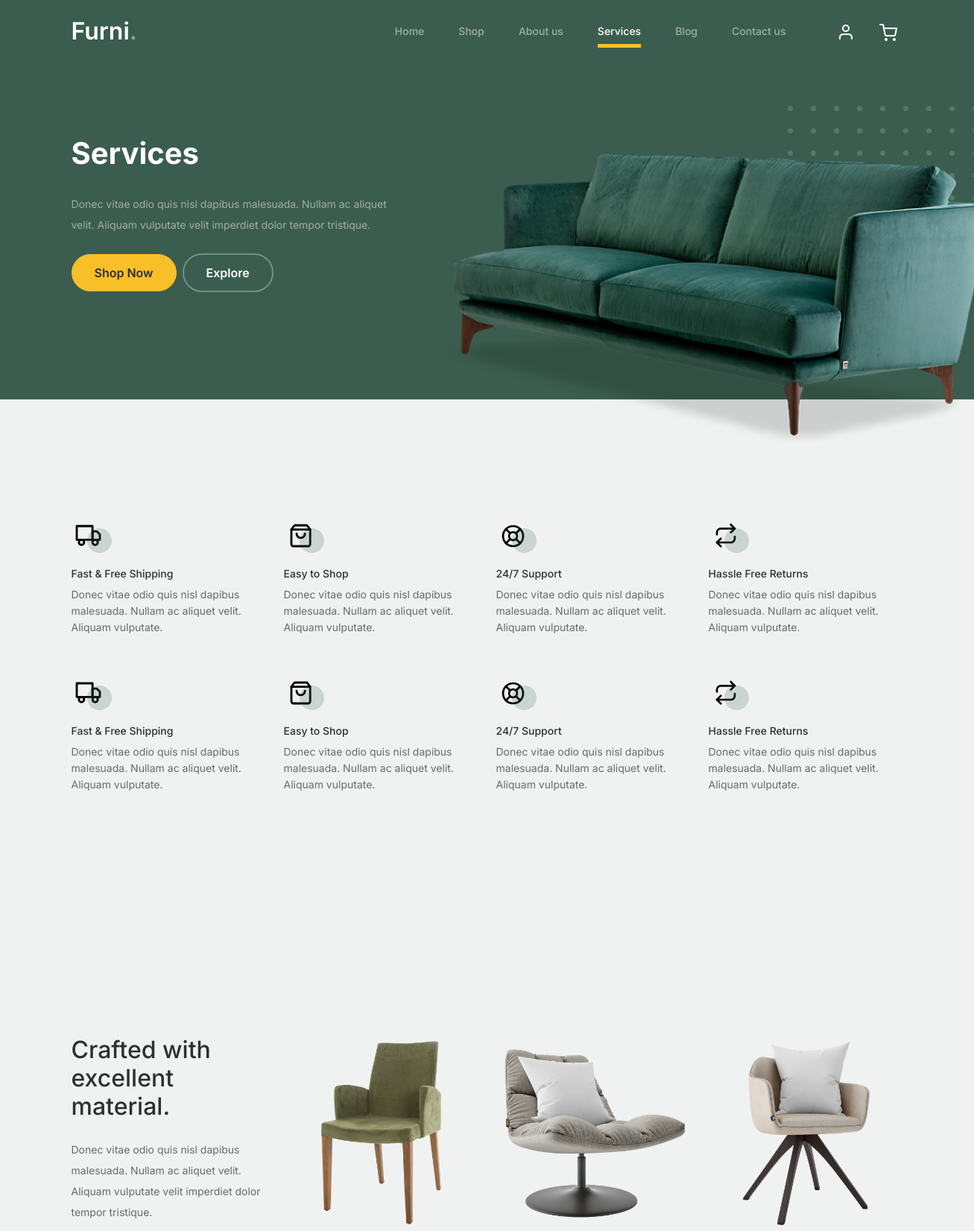
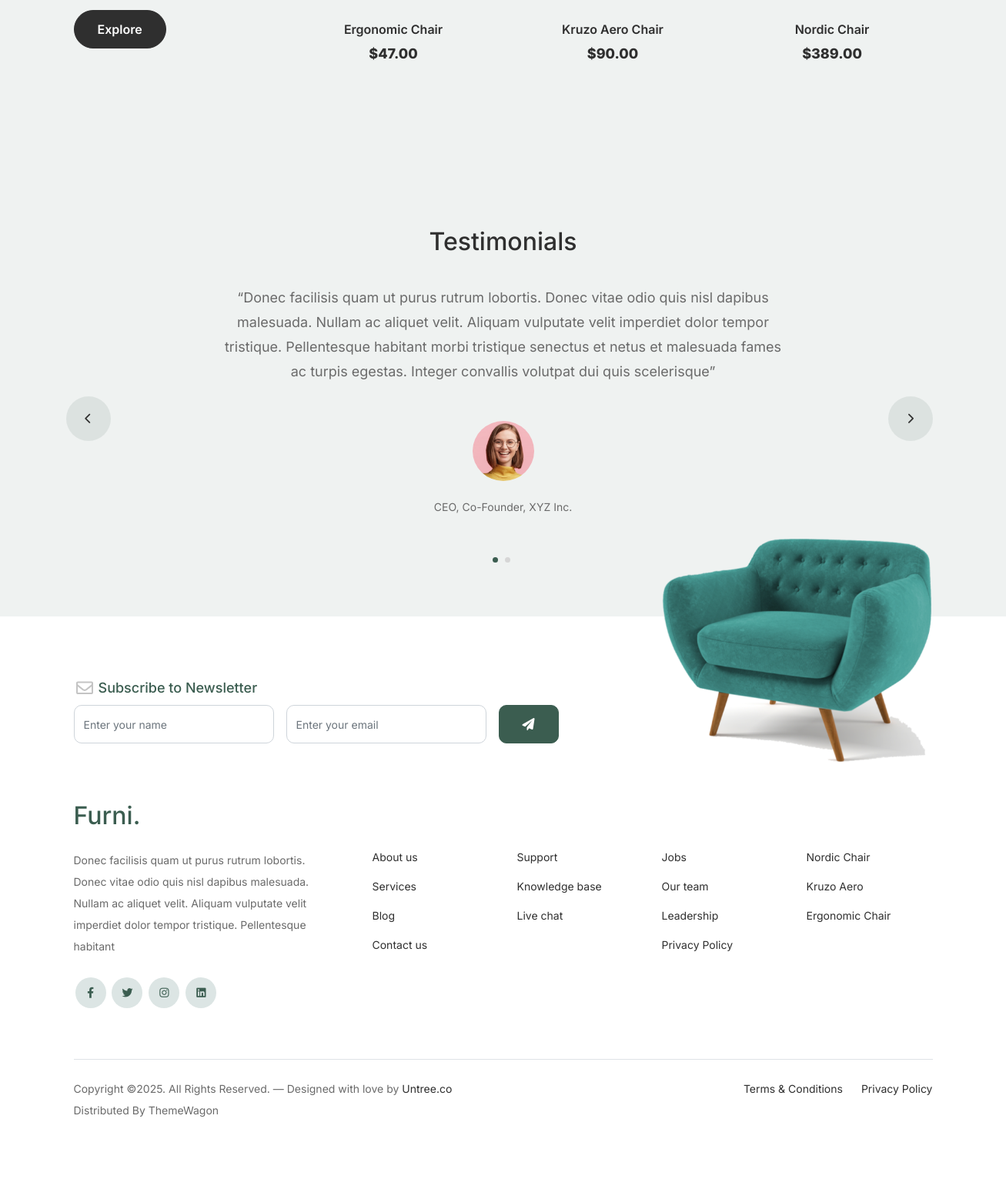
Page /services/ on the committed database (2 pictures, top to bottom).
### core/models.py (models this page shows, shortened)
class Product(models.Model):
    name = models.CharField(max_length=255)
    price = models.DecimalField(decimal_places=2, max_digits=10)
    image = models.ImageField(upload_to='products/')
    short_description = models.TextField(null=True, blank=True)

class Testimonial(models.Model):
    user = models.ForeignKey(User, on_delete=models.CASCADE, related_name='testimonials')
    job = models.CharField(max_length=50)
    review = models.TextField()
    image = models.ImageField(upload_to='testimonials/', null=True, blank=True)

### core/views.py (the view)
# urls.py: path('services/', service_view, name='services'),
def service_view(request):
    context = {
        'products': Product.objects.all().order_by('-id')[:3],
        'testimonials': Testimonial.objects.select_related('user').all()
    }
    return render(request, 'core/services.html', context)

### templates/core/services.html (shortened to what this page needs)
{% load static %}
<!doctype html>
<html lang="en">
<head>
		<link href="{% static 'css/bootstrap.min.css' %}" rel="stylesheet">
		<link href="https://cdnjs.cloudflare.com/ajax/libs/font-awesome/6.0.0-beta3/css/all.min.css" rel="stylesheet">
		<link href="{% static 'css/tiny-slider.css' %}" rel="stylesheet">
		<link href="{% static 'css/style.css' %}" rel="stylesheet">
	</head>
	<body>
		<nav class="custom-navbar navbar navbar navbar-expand-md navbar-dark bg-dark" arial-label="Furni navigation bar">
			<div class="container">
				<a class="navbar-brand" href="{% url 'home' %}">Furni<span>.</span></a>
				<div class="collapse navbar-collapse" id="navbarsFurni">
					<ul class="custom-navbar-nav navbar-nav ms-auto mb-2 mb-md-0">
						<li class="nav-item">
							<a class="nav-link" href="{% url 'home' %}">Home</a>
						</li>
						<li><a class="nav-link" href="{% url 'shop' %}">Shop</a></li>
						<li><a class="nav-link" href="{% url 'about' %}">About us</a></li>
						<li class="active"><a class="nav-link" href="{% url 'services' %}">Services</a></li>
						<li><a class="nav-link" href="{% url 'blog' %}">Blog</a></li>
						<li><a class="nav-link" href="{% url 'contact' %}">Contact us</a></li>
					</ul>
					<ul class="custom-navbar-cta navbar-nav mb-2 mb-md-0 ms-5">
						<li><a class="nav-link" href="{% if request.user.username %} {% url 'logout' %} {% else %} {% url 'login' %} {% endif %}"><img src="{% static 'images/user.svg' %}"></a></li>
						<li><a class="nav-link" href="{% url 'cart' %}"><img src="{% static 'images/cart.svg' %}"></a></li>
					</ul>
				</div>
			</div>
		</nav>
			<div class="hero">
				<div class="container">
					<div class="row justify-content-between">
						<div class="col-lg-5">
							<div class="intro-excerpt">
								<h1>Services</h1>
								<p class="mb-4">Donec vitae odio quis nisl dapibus malesuada. Nullam ac aliquet velit. Aliquam vulputate velit imperdiet dolor tempor tristique.</p>
								<p><a href="" class="btn btn-secondary me-2">Shop Now</a><a href="#" class="btn btn-white-outline">Explore</a></p>
							</div>
						</div>
						<div class="col-lg-7">
							<div class="hero-img-wrap">
								<img src="{% static 'images/couch.png' %}" class="img-fluid">
							</div>
						</div>
					</div>
				</div>
			</div>
		<div class="why-choose-section">
			<div class="container">
				<div class="row my-5">
					<div class="col-6 col-md-6 col-lg-3 mb-4">
						<div class="feature">
							<div class="icon">
								<img src="{% static 'images/truck.svg' %}" alt="Image" class="imf-fluid">
							</div>
							<h3>Fast &amp; Free Shipping</h3>
							<p>Donec vitae odio quis nisl dapibus malesuada. Nullam ac aliquet velit. Aliquam vulputate.</p>
						</div>
					</div>
					<div class="col-6 col-md-6 col-lg-3 mb-4">
						<div class="feature">
							<div class="icon">
								<img src="{% static 'images/bag.svg' %}" alt="Image" class="imf-fluid">
							</div>
							<h3>Easy to Shop</h3>
							<p>Donec vitae odio quis nisl dapibus malesuada. Nullam ac aliquet velit. Aliquam vulputate.</p>
						</div>
					</div>
					<div class="col-6 col-md-6 col-lg-3 mb-4">
						<div class="feature">
							<div class="icon">
								<img src="{% static 'images/support.svg' %}" alt="Image" class="imf-fluid">
							</div>
							<h3>24/7 Support</h3>
							<p>Donec vitae odio quis nisl dapibus malesuada. Nullam ac aliquet velit. Aliquam vulputate.</p>
						</div>
					</div>
					<div class="col-6 col-md-6 col-lg-3 mb-4">
						<div class="feature">
							<div class="icon">
								<img src="{% static 'images/return.svg' %}" alt="Image" class="imf-fluid">
							</div>
							<h3>Hassle Free Returns</h3>
							<p>Donec vitae odio quis nisl dapibus malesuada. Nullam ac aliquet velit. Aliquam vulputate.</p>
						</div>
					</div>
					<div class="col-6 col-md-6 col-lg-3 mb-4">
						<div class="feature">
							<div class="icon">
								<img src="{% static 'images/truck.svg' %}" alt="Image" class="imf-fluid">
							</div>
							<h3>Fast &amp; Free Shipping</h3>
							<p>Donec vitae odio quis nisl dapibus malesuada. Nullam ac aliquet velit. Aliquam vulputate.</p>
						</div>
					</div>
					<div class="col-6 col-md-6 col-lg-3 mb-4">
						<div class="feature">
							<div class="icon">
								<img src="{% static 'images/bag.svg' %}" alt="Image" class="imf-fluid">
							</div>
							<h3>Easy to Shop</h3>
							<p>Donec vitae odio quis nisl dapibus malesuada. Nullam ac aliquet velit. Aliquam vulputate.</p>
						</div>
					</div>
					<div class="col-6 col-md-6 col-lg-3 mb-4">
						<div class="feature">
							<div class="icon">
								<img src="{% static 'images/support.svg' %}" alt="Image" class="imf-fluid">
							</div>
							<h3>24/7 Support</h3>
							<p>Donec vitae odio quis nisl dapibus malesuada. Nullam ac aliquet velit. Aliquam vulputate.</p>
						</div>
					</div>
					<div class="col-6 col-md-6 col-lg-3 mb-4">
						<div class="feature">
							<div class="icon">
								<img src="{% static 'images/return.svg' %}" alt="Image" class="imf-fluid">
							</div>
							<h3>Hassle Free Returns</h3>
							<p>Donec vitae odio quis nisl dapibus malesuada. Nullam ac aliquet velit. Aliquam vulputate.</p>
						</div>
					</div>
				</div>
			</div>
		</div>
		<div class="product-section">
			<div class="container">
				<div class="row">
					<div class="col-md-12 col-lg-3 mb-5 mb-lg-0">
						<h2 class="mb-4 section-title">Crafted with excellent material.</h2>
						<p class="mb-4">Donec vitae odio quis nisl dapibus malesuada. Nullam ac aliquet velit. Aliquam vulputate velit imperdiet dolor tempor tristique. </p>
						<p><a href="{% url 'shop' %}" class="btn">Explore</a></p>
					</div>
                        {% for product in products %}
					        <div class="col-12 col-md-4 col-lg-3 mb-5 mb-md-0">
						<a class="product-item" href="{% url 'cart' %}?product_id={{ product.id }}&action=plus">
							<img src="{{ product.image.url }}" class="img-fluid product-thumbnail">
							<h3 class="product-title">{{ product.name }}</h3>
							<strong class="product-price">${{ product.price }}</strong>
						</a>
					</div>
                        {% endfor %}
				</div>
			</div>
		</div>
		<div class="testimonial-section">
			<div class="container">
				<div class="row">
					<div class="col-lg-7 mx-auto text-center">
						<h2 class="section-title">Testimonials</h2>
					</div>
				</div>
				<div class="row justify-content-center">
					<div class="col-lg-12">
						<div class="testimonial-slider-wrap text-center">
							<div id="testimonial-nav">
								<span class="prev" data-controls="prev"><span class="fa fa-chevron-left"></span></span>
								<span class="next" data-controls="next"><span class="fa fa-chevron-right"></span></span>
							</div>
							<div class="testimonial-slider">
								{% for testimonial in testimonials %}
								    <div class="item">
									<div class="row justify-content-center">
										<div class="col-lg-8 mx-auto">
											<div class="testimonial-block text-center">
												<blockquote class="mb-5">
													<p>&ldquo;{{ testimonial.review }}&rdquo;</p>
												</blockquote>
												<div class="author-info">
													<div class="author-pic">
														<img src="{{ testimonial.image.url }}" alt="Maria Jones" class="img-fluid">
													</div>
													<span class="position d-block mb-3">CEO, Co-Founder, XYZ Inc.</span>
												</div>
											</div>
										</div>
									</div>
								</div>
								{% endfor %}
							</div>
						</div>
					</div>
				</div>
			</div>
		</div>
		<footer class="footer-section">
			<div class="container relative">
				<div class="sofa-img">
					<img src="{% static 'images/sofa.png' %}" alt="Image" class="img-fluid">
				</div>
				<div class="row">
					<div class="col-lg-8">
						<div class="subscription-form">
							<h3 class="d-flex align-items-center"><span class="me-1"><img src="{% static 'images/envelope-outline.svg' %}" alt="Image" class="img-fluid"></span><span>Subscribe to Newsletter</span></h3>
							<form action="{% url 'home' %}?page=services" class="row g-3" method="post">
								<div class="col-auto">
									<input type="text" class="form-control" placeholder="Enter your name" name="name">
								</div>
								<div class="col-auto">
									<input type="email" class="form-control" placeholder="Enter your email" name="email">
								</div>
								<div class="col-auto">
									<button class="btn btn-primary" type="submit">
										<span class="fa fa-paper-plane"></span>
									</button>
								</div>
							</form>
						</div>
					</div>
				</div>
				<div class="row g-5 mb-5">
					<div class="col-lg-4">
						<div class="mb-4 footer-logo-wrap"><a href="#" class="footer-logo">Furni<span>.</span></a></div>
						<p class="mb-4">Donec facilisis quam ut purus rutrum lobortis. Donec vitae odio quis nisl dapibus malesuada. Nullam ac aliquet velit. Aliquam vulputate velit imperdiet dolor tempor tristique. Pellentesque habitant</p>
						<ul class="list-unstyled custom-social">
							<li><a href="#"><span class="fa fa-brands fa-facebook-f"></span></a></li>
							<li><a href="#"><span class="fa fa-brands fa-twitter"></span></a></li>
							<li><a href="#"><span class="fa fa-brands fa-instagram"></span></a></li>
							<li><a href="#"><span class="fa fa-brands fa-linkedin"></span></a></li>
						</ul>
					</div>
					<div class="col-lg-8">
						<div class="row links-wrap">
							<div class="col-6 col-sm-6 col-md-3">
								<ul class="list-unstyled">
									<li><a href="#">About us</a></li>
									<li><a href="#">Services</a></li>
									<li><a href="#">Blog</a></li>
									<li><a href="#">Contact us</a></li>
								</ul>
							</div>
							<div class="col-6 col-sm-6 col-md-3">
								<ul class="list-unstyled">
									<li><a href="#">Support</a></li>
									<li><a href="#">Knowledge base</a></li>
									<li><a href="#">Live chat</a></li>
								</ul>
							</div>
							<div class="col-6 col-sm-6 col-md-3">
								<ul class="list-unstyled">
									<li><a href="#">Jobs</a></li>
									<li><a href="#">Our team</a></li>
									<li><a href="#">Leadership</a></li>
									<li><a href="#">Privacy Policy</a></li>
								</ul>
							</div>
							<div class="col-6 col-sm-6 col-md-3">
								<ul class="list-unstyled">
									<li><a href="#">Nordic Chair</a></li>
									<li><a href="#">Kruzo Aero</a></li>
									<li><a href="#">Ergonomic Chair</a></li>
								</ul>
							</div>
						</div>
					</div>
				</div>
				<div class="border-top copyright">
					<div class="row pt-4">
						<div class="col-lg-6">
							<p class="mb-2 text-center text-lg-start">Copyright &copy;. All Rights Reserved. &mdash; Designed with love by <a href="https://untree.co">Untree.co</a> Distributed By <a hreff="https://themewagon.com">ThemeWagon</a>
            </p>
						</div>
						<div class="col-lg-6 text-center text-lg-end">
							<ul class="list-unstyled d-inline-flex ms-auto">
								<li class="me-4"><a href="#">Terms &amp; Conditions</a></li>
								<li><a href="#">Privacy Policy</a></li>
							</ul>
						</div>
					</div>
				</div>
			</div>
		</footer>
	</body>
</html>

### static/css/tiny-slider.css (style rules this page uses)
.tns-slider { -webkit-transition:all 0s;-moz-transition:all 0s;transition:all 0s }
.tns-slider>.tns-item { -webkit-box-sizing:border-box;-moz-box-sizing:border-box;box-sizing:border-box }
.tns-horizontal.tns-subpixel { white-space:nowrap }
.tns-horizontal.tns-subpixel>.tns-item { display:inline-block;vertical-align:top;white-space:normal }

### rows in the picture
Product: image (picture), name "Ergonomic Chair", price "47.00"
Product: image (picture), name "Kruzo Aero Chair", price "90.00"
Product: image (picture), name "Nordic Chair", price "389.00"
Testimonial: review "Donec facilisis quam ut purus rutrum lobortis. Donec vitae odio quis nisl dapibus malesuada. Nullam ac aliquet velit. Aliquam vulputate velit imperdiet dolor tempor tristique. Pellentesque habitant morbi tristique senectus et netus et malesuada fames ac turpis egestas. Integer convallis volutpat dui quis scelerisque", image (picture)
